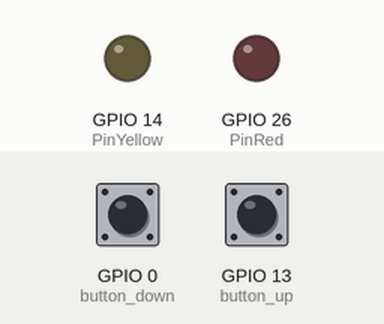
The program below on a simulated ESP32 board running MicroPython. On the bench: output pins drawn as LEDs (lit = HIGH). The inputs (shaded band) are chosen by the test bench; at power-on: GPIO 13 (button_up) HIGH, GPIO 0 (button_down) HIGH.

Above: at 1.2 s.
1.3 s: GPIO 13 (button_up) pulled LOW for 1 s
At 2.9 s:
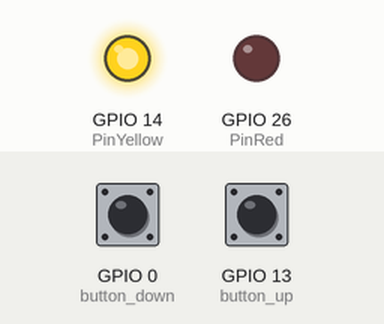
3.9 s: GPIO 13 (button_up) pulled LOW for 0.25 s
At 5.4 s:
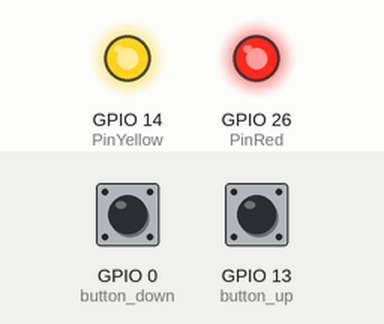
5.7 s: GPIO 13 (button_up) pulled LOW for 3.2 s
At 10.4 s:
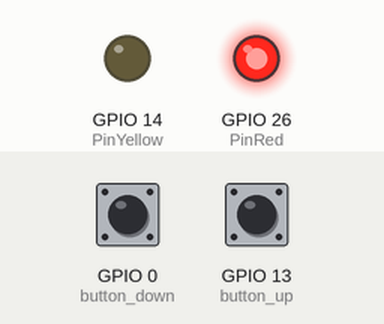
Timing chart, 0 to 11.9 s (numbered marks = the images above; inputs shaded):
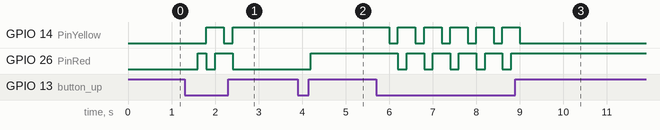

Measured:
- after the input at 1.3 s, GPIO 14 (PinYellow): LOW → HIGH after 0.50 s, → LOW 0.40 s later, → HIGH 0.20 s later; GPIO 26 (PinRed): LOW → HIGH after 0.30 s, → LOW 0.20 s later, → HIGH 0.20 s later, → LOW 0.40 s later
- after the input at 3.9 s, GPIO 26 (PinRed): LOW → HIGH after 0.30 s
- after the input at 5.7 s, GPIO 14 (PinYellow): alternates HIGH for 0.40 s and LOW for 0.20 s, 11 changes in all, then stays LOW, starting after 0.30 s; GPIO 26 (PinRed): alternates HIGH for 0.40 s and LOW for 0.20 s, 10 changes in all, then stays HIGH, starting after 0.50 s

The program:

warning_leven_ligth.py
```python
from machine import Pin
import time
PinRed = Pin(26,Pin.OUT)
PinYellow = Pin(14,Pin.OUT)
button_up = Pin(13,Pin.IN)
button_down = Pin(0,Pin.IN)
level = 0
while True:
    if level == 0:
        PinRed.value(0)
        PinYellow.value(0)
    elif level == 1:
        PinRed.value(1)
        PinYellow.value(0)
    elif level == 2:
        PinRed.value(0)
        PinYellow.value(1)
    elif level == 3:
        PinRed.value(1)
        PinYellow.value(1)
    if button_up.value() == 0:
        level += 1
        if level == 4:
            level = 1
    if button_down.value() == 0:
        level -= 1
        if level >= 0:
            level = 0
    time.sleep(0.2)
```
